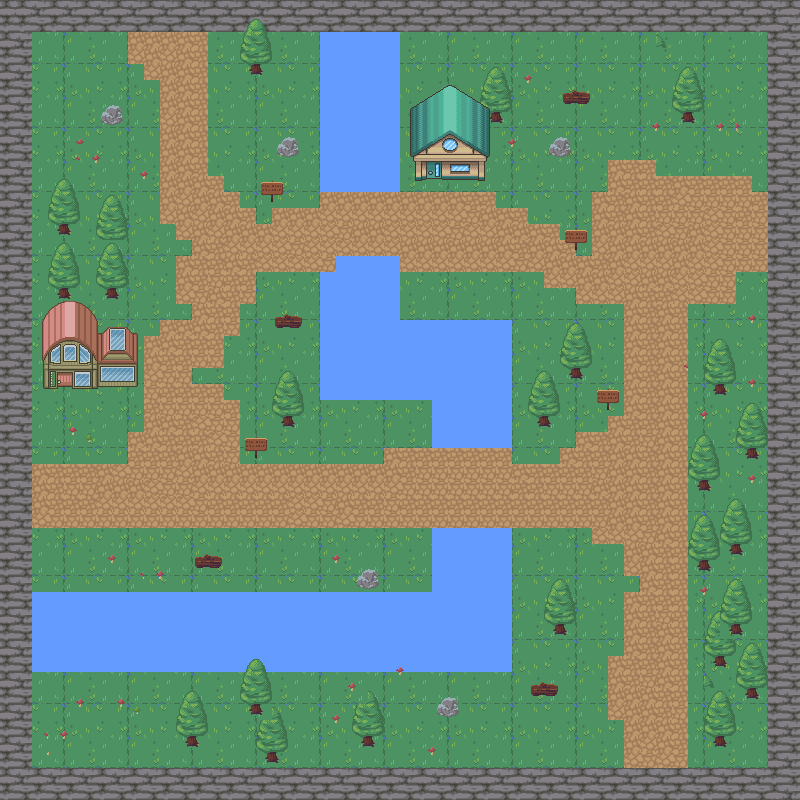

The image is a tile-based game level rendered from a .tmx file. Its description and source (layers, tilesets, objects; grid data summarised) follow:
An orthogonal 50x50 tile map with 16x16 px tiles, 6 tile layers (backgroud, walls, water, path, ...), 2 tilesets and 55 objects (47x collision, player, enter_house, spawn_house_exit).

<map version="1.10" tiledversion="1.11.0" orientation="orthogonal" renderorder="right-down" width="50" height="50" tilewidth="16" tileheight="16" infinite="0" nextlayerid="9" nextobjectid="63">
 <tileset firstgid="1" source="nature.tsx" />
 <tileset firstgid="721" source="house.tsx" />
 <layer id="1" name="backgroud" width="50" height="50">
  <data>[2500 cells, 2500 non-empty, 17 distinct tile ids]</data>
 </layer>
 <layer id="2" name="walls" width="50" height="50">
  <data>[2500 cells, 384 non-empty, 4 distinct tile ids]</data>
 </layer>
 <layer id="3" name="water" width="50" height="50">
  <data>[2500 cells, 360 non-empty, 4 distinct tile ids]</data>
 </layer>
 <layer id="4" name="path" width="50" height="50">
  <data>[2500 cells, 580 non-empty, 4 distinct tile ids]</data>
 </layer>
 <layer id="6" name="decorations" width="50" height="50">
  <data>[2500 cells, 358 non-empty, 30 distinct tile ids]</data>
 </layer>
 <layer id="8" name="house" width="50" height="50">
  <data>[2500 cells, 91 non-empty, 91 distinct tile ids]</data>
 </layer>
 <objectgroup id="5" name="Objects" class="collision">
  <object id="1" name="player" x="220" y="248">
   <point />
  </object>
  <object id="2" type="collision" x="0" y="-2" width="36" height="802" />
  <object id="3" type="collision" x="28" y="-2" width="770" height="32" />
  <object id="5" type="collision" x="770" y="28" width="30" height="770" />
  <object id="6" type="collision" x="38" y="768" width="762" height="34" />
  <object id="7" type="collision" x="320" y="28" width="78" height="160" />
  <object id="8" type="collision" x="334" y="254" width="64" height="14" />
  <object id="9" type="collision" x="320" y="270" width="80" height="132" />
  <object id="10" type="collision" x="402" y="320" width="112" height="80" />
  <object id="11" type="collision" x="428" y="396" width="88" height="48" />
  <object id="12" type="collision" x="432" y="526" width="80" height="148" />
  <object id="13" type="collision" x="34" y="592" width="396" height="78" />
  <object id="14" type="collision" x="60" y="224" width="10.5" height="11.5" />
  <object id="15" type="collision" x="60.5" y="288.5" width="10.5" height="9" />
  <object id="16" type="collision" x="107.5" y="289.5" width="10.5" height="10" />
  <object id="17" type="collision" x="251.5" y="66" width="10" height="9.5" />
  <object id="18" type="collision" x="283" y="417" width="11" height="8" />
  <object id="19" type="collision" x="251.5" y="702.5" width="9.5" height="10.5" />
  <object id="20" type="collision" x="189" y="735.5" width="10" height="10.5" />
  <object id="22" type="collision" x="267.5" y="750.5" width="10" height="12" />
  <object id="23" x="251" y="701.5" width="1" height="0.5" />
  <object id="24" type="collision" x="491.5" y="110" width="11" height="13" />
  <object id="25" type="collision" x="570.5" y="369" width="13" height="11" />
  <object id="26" type="collision" x="540" y="418.5" width="10.5" height="8" />
  <object id="27" type="collision" x="556.5" y="624" width="11" height="11" />
  <object id="28" type="collision" x="715" y="382.5" width="11" height="13" />
  <object id="29" type="collision" x="747" y="448" width="10.5" height="12" />
  <object id="30" type="collision" x="697.5" y="479.5" width="13" height="13.5" />
  <object id="31" type="collision" x="732.5" y="544.5" width="8.5" height="11" />
  <object id="32" type="collision" x="697.5" y="560.5" width="13.5" height="10.5" />
  <object id="33" type="collision" x="732" y="624" width="9.5" height="9.5" />
  <object id="34" type="collision" x="717" y="656" width="7.5" height="9.5" />
  <object id="35" type="collision" x="748.5" y="688.5" width="9.5" height="10.5" />
  <object id="36" type="collision" x="714" y="732.5" width="10.5" height="12" />
  <object id="37" type="collision" x="683" y="110.5" width="10.5" height="13.5" />
  <object id="38" type="collision" x="103" y="104" width="21" height="20" />
  <object id="39" type="collision" x="277" y="139" width="21" height="14" />
  <object id="40" type="collision" x="259" y="181" width="26" height="21" />
  <object id="41" type="collision" x="275" y="313" width="28" height="15" />
  <object id="42" type="collision" x="245" y="437" width="24" height="20" />
  <object id="43" type="collision" x="195" y="556" width="28" height="14" />
  <object id="44" type="collision" x="358" y="571" width="20" height="18" />
  <object id="45" type="collision" x="438" y="694" width="19" height="26" />
  <object id="46" type="collision" x="532" y="681" width="30" height="16" />
  <object id="47" type="collision" x="595" y="389" width="25" height="23" />
  <object id="48" type="collision" x="565" y="230" width="23" height="22" />
  <object id="49" type="collision" x="550" y="138" width="21" height="18" />
  <object id="50" type="collision" x="559" y="91" width="33" height="15" />
  <object id="53" x="300" y="104" />
  <object id="54" x="261" y="125" />
  <object id="55" x="315" y="134" />
  <object id="56" x="258" y="258" width="1" height="2" />
  <object id="58" type="collision" x="413" y="151" width="72" height="31" />
  <object id="59" name="enter_house" x="425" y="161" width="16" height="28" />
  <object id="60" name="spawn_house_exit" x="433" y="197">
   <point />
  </object>
 </objectgroup>
</map>
